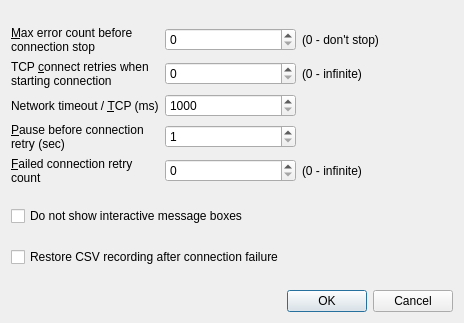
<?xml version="1.0" encoding="UTF-8"?>
<ui version="4.0">
 <class>CTimeoutsDialog</class>
 <widget class="QDialog" name="CTimeoutsDialog">
  <property name="geometry">
   <rect>
    <x>0</x>
    <y>0</y>
    <width>464</width>
    <height>323</height>
   </rect>
  </property>
  <property name="windowTitle">
   <string>Timeouts configuration</string>
  </property>
  <layout class="QVBoxLayout" name="verticalLayout_2">
   <item>
    <layout class="QHBoxLayout" name="horizontalLayout_2">
     <item>
      <layout class="QVBoxLayout" name="verticalLayout">
       <item>
        <layout class="QGridLayout" name="gridLayout">
         <item row="0" column="0">
          <widget class="QLabel" name="label">
           <property name="text">
            <string>&amp;Max error count before connection stop</string>
           </property>
           <property name="wordWrap">
            <bool>true</bool>
           </property>
           <property name="buddy">
            <cstring>spinMaxRecErrorCount</cstring>
           </property>
          </widget>
         </item>
         <item row="0" column="1">
          <widget class="QSpinBox" name="spinMaxRecErrorCount">
           <property name="toolTip">
            <string>&lt;html&gt;&lt;head/&gt;&lt;body&gt;&lt;p&gt;Maximum error count for daveReadBytes function. &lt;/p&gt;&lt;p&gt;This counter increases in each PLC cycle on connection failures, inaccessible or incorrect addresses of PLC memory areas, specified in variables.&lt;/p&gt;&lt;/body&gt;&lt;/html&gt;</string>
           </property>
           <property name="maximum">
            <number>99999</number>
           </property>
          </widget>
         </item>
         <item row="0" column="2">
          <widget class="QLabel" name="label_4">
           <property name="text">
            <string>(0 - don't stop)</string>
           </property>
          </widget>
         </item>
         <item row="1" column="0">
          <widget class="QLabel" name="label_2">
           <property name="text">
            <string>TCP &amp;connect retries when starting connection</string>
           </property>
           <property name="wordWrap">
            <bool>true</bool>
           </property>
           <property name="buddy">
            <cstring>spinConnectRetryCount</cstring>
           </property>
          </widget>
         </item>
         <item row="1" column="1">
          <widget class="QSpinBox" name="spinConnectRetryCount">
           <property name="toolTip">
            <string>&lt;html&gt;&lt;head/&gt;&lt;body&gt;&lt;p&gt;TCP connection retries when starting online mode.&lt;/p&gt;&lt;p&gt;Do not set &lt;span style=&quot; font-weight:600;&quot;&gt;this parameter&lt;/span&gt; and &lt;span style=&quot; font-weight:600;&quot;&gt;reconnection retries count&lt;/span&gt; both equal to zero.&lt;/p&gt;&lt;/body&gt;&lt;/html&gt;</string>
           </property>
           <property name="maximum">
            <number>99999</number>
           </property>
          </widget>
         </item>
         <item row="1" column="2">
          <widget class="QLabel" name="label_5">
           <property name="text">
            <string>(0 - infinite)</string>
           </property>
          </widget>
         </item>
         <item row="2" column="0">
          <widget class="QLabel" name="label_3">
           <property name="text">
            <string>Network timeout / &amp;TCP (ms)</string>
           </property>
           <property name="buddy">
            <cstring>spinNetTimeout</cstring>
           </property>
          </widget>
         </item>
         <item row="2" column="1">
          <widget class="QSpinBox" name="spinNetTimeout">
           <property name="minimum">
            <number>1000</number>
           </property>
           <property name="maximum">
            <number>120000</number>
           </property>
          </widget>
         </item>
         <item row="3" column="0">
          <widget class="QLabel" name="label_8">
           <property name="text">
            <string>&amp;Pause before connection retry (sec)</string>
           </property>
           <property name="wordWrap">
            <bool>true</bool>
           </property>
           <property name="buddy">
            <cstring>spinWaitBeforeRetryConnect</cstring>
           </property>
          </widget>
         </item>
         <item row="3" column="1">
          <widget class="QSpinBox" name="spinWaitBeforeRetryConnect">
           <property name="minimum">
            <number>1</number>
           </property>
           <property name="maximum">
            <number>99999</number>
           </property>
          </widget>
         </item>
         <item row="4" column="0">
          <widget class="QLabel" name="label_6">
           <property name="text">
            <string>&amp;Failed connection retry count</string>
           </property>
           <property name="wordWrap">
            <bool>true</bool>
           </property>
           <property name="buddy">
            <cstring>spinTotalRetryCount</cstring>
           </property>
          </widget>
         </item>
         <item row="4" column="1">
          <widget class="QSpinBox" name="spinTotalRetryCount"/>
         </item>
         <item row="4" column="2">
          <widget class="QLabel" name="label_7">
           <property name="text">
            <string>(0 - infinite)</string>
           </property>
          </widget>
         </item>
        </layout>
       </item>
       <item>
        <widget class="QCheckBox" name="checkSuppressMsgBoxes">
         <property name="toolTip">
          <string>&lt;html&gt;&lt;head/&gt;&lt;body&gt;&lt;p&gt;Suppress message boxes with error and warning messages. All messages saving to log window.&lt;/p&gt;&lt;p&gt;Very useful and memory conservative on long background works when starting with '-start' key from command prompt.&lt;/p&gt;&lt;/body&gt;&lt;/html&gt;</string>
         </property>
         <property name="text">
          <string>Do not show interactive message boxes</string>
         </property>
        </widget>
       </item>
       <item>
        <widget class="QCheckBox" name="checkRestoreCSV">
         <property name="toolTip">
          <string>&lt;html&gt;&lt;head/&gt;&lt;body&gt;&lt;p&gt;This settings only for interactive mode.&lt;/p&gt;&lt;p&gt;When starting with '-start' key from command promnt, this option is always activated.&lt;/p&gt;&lt;/body&gt;&lt;/html&gt;</string>
         </property>
         <property name="text">
          <string>Restore CSV recording after connection failure</string>
         </property>
        </widget>
       </item>
      </layout>
     </item>
     <item>
      <spacer name="verticalSpacer">
       <property name="orientation">
        <enum>Qt::Vertical</enum>
       </property>
       <property name="sizeHint" stdset="0">
        <size>
         <width>20</width>
         <height>40</height>
        </size>
       </property>
      </spacer>
     </item>
    </layout>
   </item>
   <item>
    <layout class="QHBoxLayout" name="horizontalLayout">
     <property name="sizeConstraint">
      <enum>QLayout::SetMinimumSize</enum>
     </property>
     <item>
      <spacer name="horizontalSpacer">
       <property name="orientation">
        <enum>Qt::Horizontal</enum>
       </property>
       <property name="sizeHint" stdset="0">
        <size>
         <width>40</width>
         <height>20</height>
        </size>
       </property>
      </spacer>
     </item>
     <item>
      <widget class="QPushButton" name="pushButton">
       <property name="text">
        <string>OK</string>
       </property>
       <property name="default">
        <bool>true</bool>
       </property>
      </widget>
     </item>
     <item>
      <widget class="QPushButton" name="pushButton_2">
       <property name="text">
        <string>Cancel</string>
       </property>
      </widget>
     </item>
    </layout>
   </item>
  </layout>
 </widget>
 <tabstops>
  <tabstop>spinMaxRecErrorCount</tabstop>
  <tabstop>spinConnectRetryCount</tabstop>
  <tabstop>spinNetTimeout</tabstop>
  <tabstop>spinWaitBeforeRetryConnect</tabstop>
  <tabstop>spinTotalRetryCount</tabstop>
  <tabstop>checkSuppressMsgBoxes</tabstop>
  <tabstop>checkRestoreCSV</tabstop>
  <tabstop>pushButton</tabstop>
  <tabstop>pushButton_2</tabstop>
 </tabstops>
 <resources/>
 <connections>
  <connection>
   <sender>pushButton</sender>
   <signal>clicked()</signal>
   <receiver>CTimeoutsDialog</receiver>
   <slot>accept()</slot>
   <hints>
    <hint type="sourcelabel">
     <x>134</x>
     <y>351</y>
    </hint>
    <hint type="destinationlabel">
     <x>88</x>
     <y>214</y>
    </hint>
   </hints>
  </connection>
  <connection>
   <sender>pushButton_2</sender>
   <signal>clicked()</signal>
   <receiver>CTimeoutsDialog</receiver>
   <slot>reject()</slot>
   <hints>
    <hint type="sourcelabel">
     <x>219</x>
     <y>351</y>
    </hint>
    <hint type="destinationlabel">
     <x>23</x>
     <y>199</y>
    </hint>
   </hints>
  </connection>
 </connections>
</ui>
